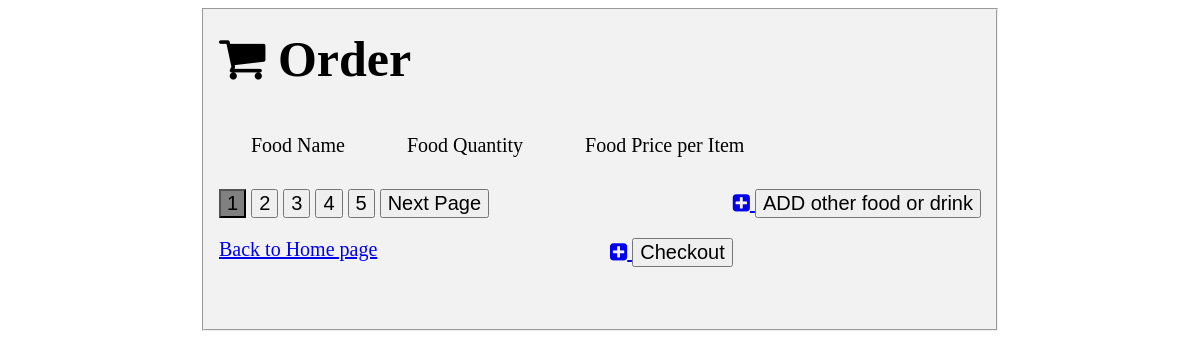
Before: /order.php with the older database file.
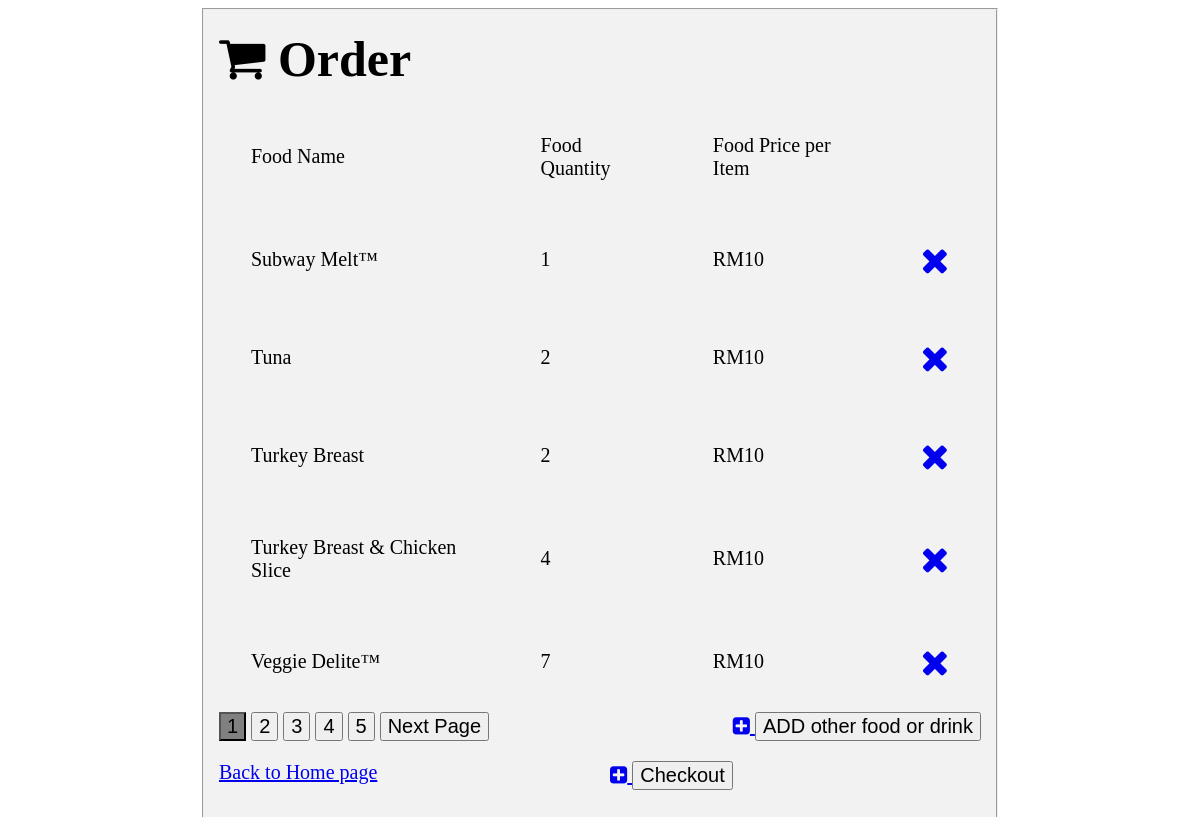
After: the same page with the newer database file.
### tables this page shows
CREATE TABLE `orders` (
  `order_ID` int(30) NOT NULL,
  `Food_ID` int(30) NOT NULL,
  `foodname` varchar(30) NOT NULL,
  `price` int(30) NOT NULL,
  `quantity` int(30) NOT NULL,
  `username` varchar(30) NOT NULL
);

### order.php (the view, shortened to what this page needs)
<?php include("config.php"); ?>
<html>
<head><title>Manage Order | 1 Coin Sandwich</title>
  <link rel="stylesheet" href="https://cdnjs.cloudflare.com/ajax/libs/font-awesome/4.7.0/css/font-awesome.min.css">
</head>
<body>
<div class="middle">
    <fieldset>
        <?php
        $sql = "SELECT * FROM orders";
        $result = mysqli_query($conn,$sql);
        ?>
      <h1><i class="fa fa-shopping-cart" style="font-size:50px"></i><b style="font-size: 50px;"> Order</b></h1>
      <table border="0px">
        <tr>
          <td>Food Name </td>
          <td>Food Quantity</td>
          <td>Food Price per Item</td>
        </tr>
        <?php
        while($row = mysqli_fetch_array($result))
        {
            ?>
        <tr>
          <td><?php echo $row["foodname"]; ?></td>
          <td><?php echo $row["quantity"];	?></td>
          <td>RM<?php echo $row["price"];?></td>
          <td><a href="deleteorder.php?Food_ID=<?php echo $row['Food_ID']; ?>"><i class="fa fa-close" style="font-size:36px"></i></a>
          </td>
        </tr>
            <?php
        }
		?>
      </table>
      <button style="background-color: gray;">1</button>
      <button>2</button>
      <button>3</button>
      <button>4</button>
      <button>5</button>
      <button>Next Page</button><span class="left"><a href="add_order.php" alt="insert"><i class="fa fa-plus-square"></i> <input type="button" value="ADD other food or drink"></span></p>
      <a href="loading_dashboard.php">Back to Home page
      <div class="left"><a href="payment.php" alt="payment"><i class="fa fa-plus-square"></i> <input type="button" value="Checkout"></div>
    </fieldset>
  </div>

Changed rows visible on the page:
added orders: foodname "Subway Melt™", quantity "1", price "10"
added orders: foodname "Tuna", quantity "2", price "10"
added orders: foodname "Turkey Breast", quantity "2", price "10"
added orders: foodname "Turkey Breast & Chicken Slice", quantity "4", price "10"
added orders: foodname "Veggie Delite™", quantity "7", price "10"
